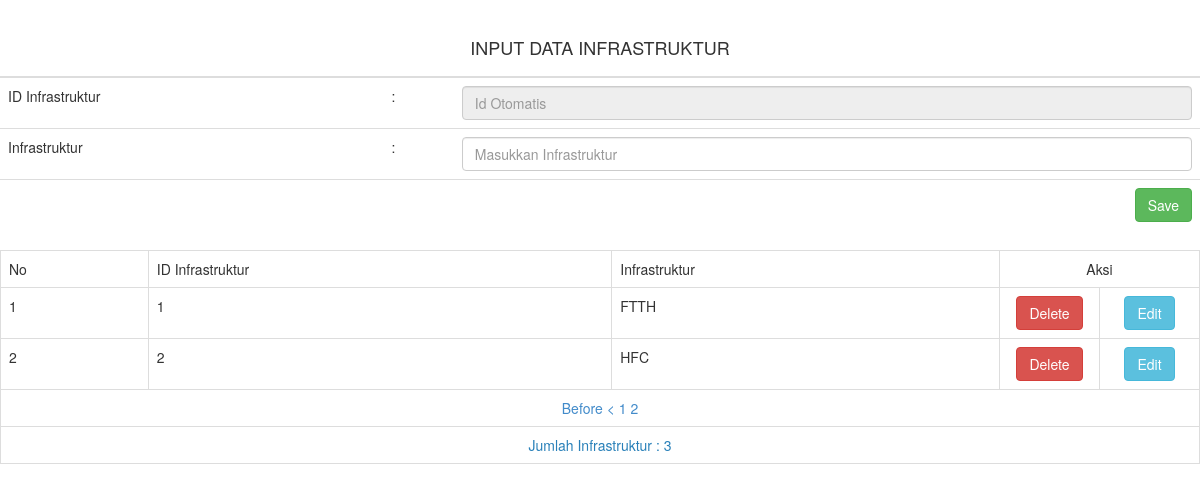
Page /JadwalVisiters/admin_visiters/input_infrastruktur.php on the committed database.
### tables this page shows
CREATE TABLE IF NOT EXISTS `tbl_infrastruktur` (
`id_infrastruktur` int(3) NOT NULL,
  `infrastruktur` varchar(30) NOT NULL
);

### Library/koneksi.php (called while the page is built, shortened)
<?php
class crud {
	function tampil($table){
		$sql= "SELECT * FROM ".$table."";
		$tampil= mysql_query($sql);
		while(@$value=mysql_fetch_array($tampil)){
		$isi[]=$value;
		}
		return @$isi;
	}
}
?>

### JadwalVisiters/admin_visiters/input_infrastruktur.php (the view, shortened to what this page needs)
<?php
$perintah=new crud();
$per_hal=2;
$jumlah_record=mysql_query("SELECT COUNT(*) from tbl_infrastruktur");
@$jum=mysql_result($jumlah_record, 0);
$halaman=ceil($jum / $per_hal);
$page = (isset($_GET['page'])) ? (int)$_GET['page'] : 1;
$start = ($page - 1) * $per_hal;
?>
<!doctype html>
<html>
<head>
<link rel="stylesheet" href="../../css/bootstrap.min.css">
</head>
<body><br>
<form method="post" >
<table class="table table-responsive" width="500">
<thead>
    		<tr class="tr">
        		<Th  colspan="4"><center><h4>INPUT DATA INFRASTRUKTUR</h4></center></Th>
        	</tr>
        </thead>
  <tbody>
    <tr>
      <td>ID Infrastruktur</td>
      <td>:</td>
      <td><input type="text" class="form-control"  readonly  placeholder="Id Otomatis" name="id_infrastruktur" value="<?php echo @$edit['id_infrastruktur'] ?>"></td>
</tr>
<tr>
      <td>Infrastruktur</td>
      <td>:</td>
      <td><input name="infrastruktur" type="text" required class="form-control" id="infrastruktur" placeholder="Masukkan Infrastruktur" value="<?php echo @$edit['infrastruktur'] ?>"></td>
</tr>
<td align="right" colspan="4">
 <?php if (@$_GET['id']==""){ ?>
<input class="btn btn-success" type="submit" name="simpan" value="Save">
<?php }else{?>
<input class="btn btn-success" type="submit" name="ubah" value="Update"> </td>
<?php }?></td>
  </tbody>
</table>
<table class="table table-bordered">
<tr class="tr">
<td>No</td>
<td>ID Infrastruktur</td>
<td>Infrastruktur</td>
<td align="center" colspan="2">Aksi</td>
</tr>
<?php
	$no=0;
	$b=$perintah-> tampil("tbl_infrastruktur limit $start, $per_hal");
	if($b==""){?>
   <tr><td align='center' colspan='7' style='color:#00B3FF'>DATA INFRASTRUKTUR KOSONG</td></tr>
    <?php
	}else{
		foreach($b as $value){
			$no++;
	 ?>
<tr>
<td><?php echo $no?> </td>
<td><?php echo $value['id_infrastruktur']?> </td>
<td><?php echo $value['infrastruktur'] ?></td>
<td width="100" align="center"><a href="?menu=input_infrastruktur&edit&id=<?php echo @$value['id_infrastruktur'] ?>" onClick="return confirm('Anda ingin menghapus ?')"><input  type="submit" name="hapus" value="Delete" class="btn btn-danger"></a></td>
	<td width="100" align="center"><a href="?menu=input_infrastruktur&edit&id=<?php echo @$value['id_infrastruktur'] ?>"><input  type="submit" name="edit" value="Edit" class="btn btn-info"></a></td>
</tr>
<?php
  }}
  ?>
<tr>
<td align="center" colspan="11"><a href="?menu=input_infrastruktur&page=<?php echo $page -1 ?>"> Before < </a>
<?php
for($x=1;$x<=$halaman;$x++){
	?>
	<a href=""><?php echo $x ?></a>
	<?php
}
?></td>
  <tr align="center" bgcolor="#FFF" style=" color:#000">
<td colspan="11" style="color:#2980b9;">
Jumlah Infrastruktur :
<?php echo $jum
?></td>
</tr>
</table>
</form>
</body>
</html>

### rows in the picture
tbl_infrastruktur: id_infrastruktur "1", infrastruktur "FTTH"
tbl_infrastruktur: id_infrastruktur "2", infrastruktur "HFC"

### other values in the picture
$jum "3"
